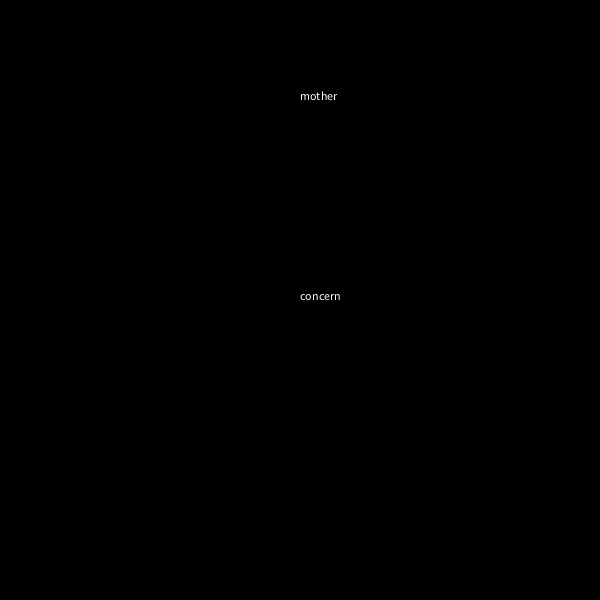
Frame 1 (no input)
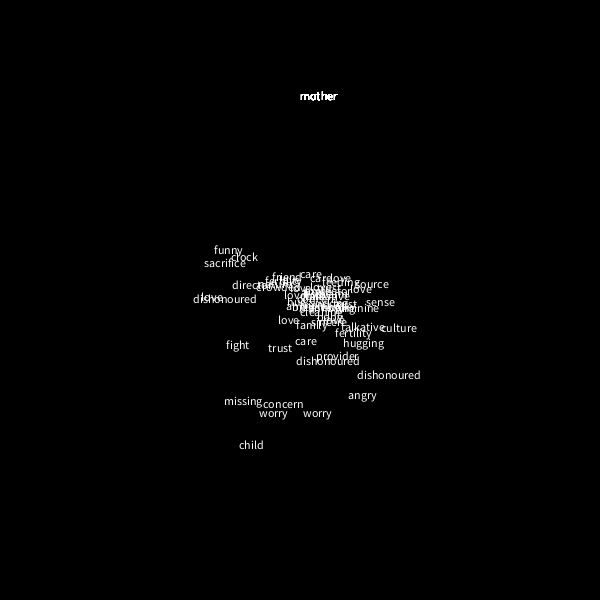
Frame 60 (the mouse pressed at the canvas centre just before this capture)
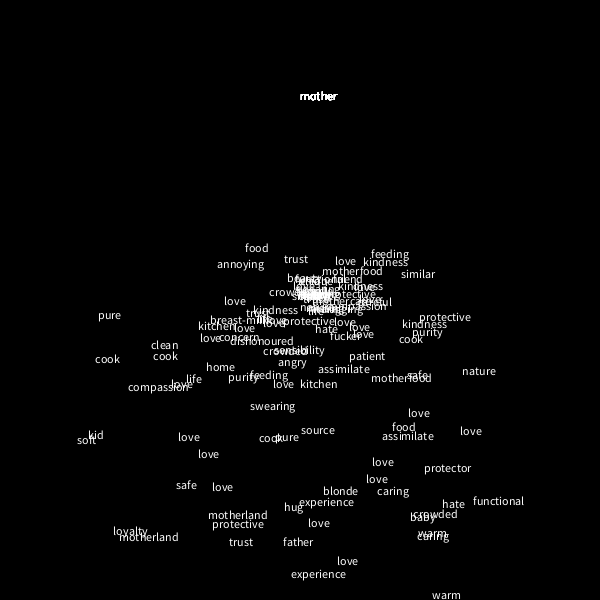
Frame 120 (the mouse held since frame 60 and released just before this capture)

The Processing sketch that drew these frames (run headless with seeded random() and noise(); from frame 60 on, the mouse is pressed at the canvas centre):

// Processing sketch: processing_94709
// ── processing_94709.pde

//declare
ArrayList stringCollection;



void setup() 
{
  size(600, 600);
  smooth();
  
  //initialize
  
  stringCollection = new ArrayList();
  //for (int i = 0; i < 20; i++) {
    //stringCollection [i] = new string(random(0, width), random(0, 200));
  //}
}

void draw() {
  background(0);


  string myRing = new string(300,300);
  stringCollection.add(myRing);


  
  //call functionality
  for (int i = 0; i < stringCollection.size(); i++) {
    string go = (string)stringCollection.get(i);
    go.run();
  }



}
class string {
  //Global Variables
  float x = 0;
  float y = 0;
  float speedX = (random(-2, 2));
  float speedY = (random(-2, 2));

  //Constructor
  string(float _x, float _y ) {
    x = _x;
    y = _y;
  }
  //Functions
  void run() {
    display();
    move();
    bounce();
    gravity();
  }

  void gravity() {
    speedY += 0.04;
  }


  void bounce() {
    if (x > width) {
      speedX = speedX * -1;
    }  

    if (x < 0) {
      speedX = speedX * -1;
    }  

    if (y > height) {
      speedY = speedY * -1;
    }  

    if ( y < 0) {
      speedY = speedY * -1;
    }
  }

  void move() {
    x += speedX;
    y += speedY;
  }

  void display() {

    text("mother", 300, 100);


    String[] survey = {
      "love", "hug", "warm", "dad", "kitchen", "age", "trust", "home", "warm", 
      "love", "care", "permission", "love", "dishonoured", "loyalty", "kindness", "warm", "love", "careful", "help", "love", 
      " emotion", "feeding", "care", "pure", "love", "trust", "caregiver", "hug", "soft", "sucking", "fucker", "breast-milk", 
      " baby", " mothercare ", " motherfood ", " real ", " assimilate", " sense ", "swearing", "holy", "family", " kid", " home", " trust ", 
      "motherland", "mothernature", "father ", " love ", " peace ", " trust ", " home ", " fight ", " crowded ", " trust ", " love ", "friend ", 
      "love", "trust", "worry", "home", "trust", "friend", " angry", "safe", "hope ", 
      "friend", "cook", "safe", " love ", "life", "talkative", " love", "protector", "provider ", " purity", "milk", "love ", " safety", " trust", 
      "warm ", " love", "child", "hugging ", " love", "hate", "child ", 
      " love  ", "angry", "helpful ", " pure", "heat", "experience ", " smell ", " smile ", " similar ", " real ", "love", "care", "warmth", 
      " trust", "love", "care", " love", "annoying", "free food", "cleaning", "cooking", "angry", 
      " love", "help", "sacrifice", " caring", "clock", "functional ", " love", "friend", "sacrifice", " food", "protection", "love", "love", "happy", 
      "food ", "source", "director", "feminine", "blonde", "hair", "blue eyes", "beauty", "bang", "missing", "funny", " nature", "fertility", "culture", 
      " loyalty", "unique", "love ", " protective", "sincere", "healer ", " love", "concern", "sensibility", 
      " cook", "clean", "compassion ", " pure", "beauty", "patient"
    };
    int n = int(random(survey.length));

    text(survey[n], x, y);
  }
}
